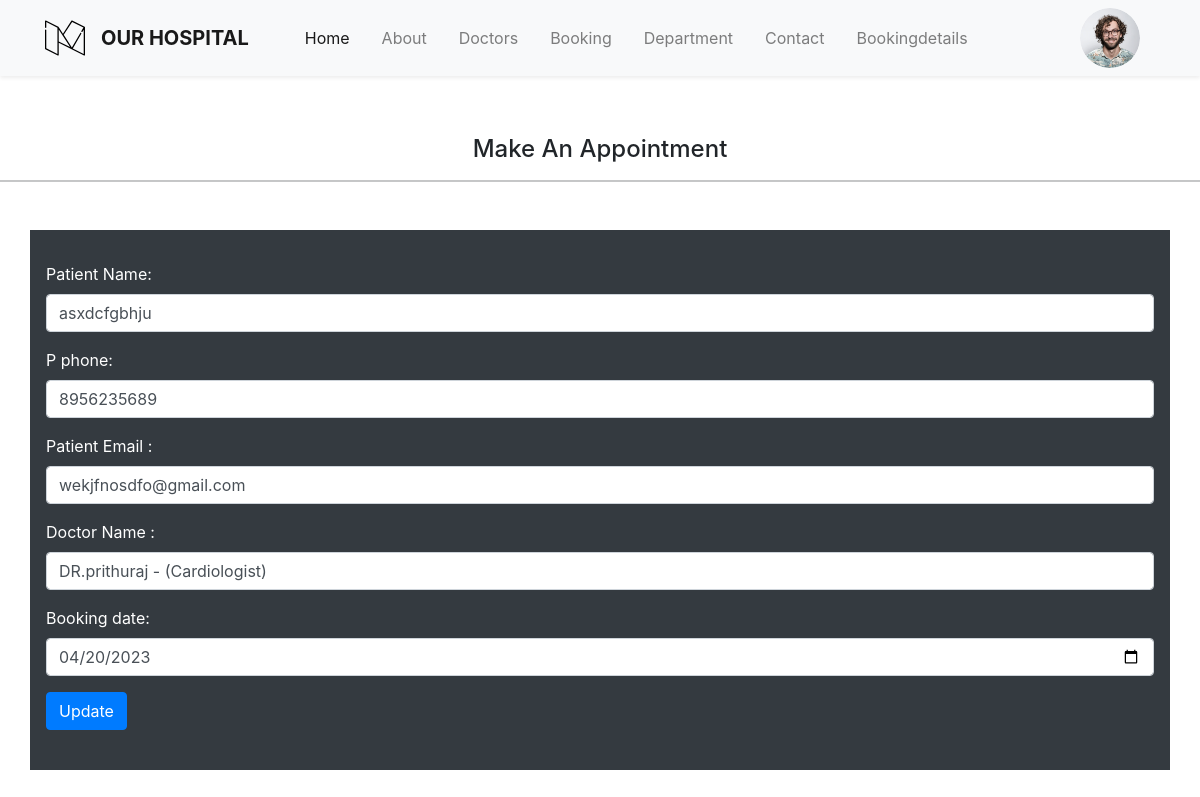
The app's page /update/3/ (signed in) with its own data.
### home/models.py (models this page shows)
class Booking (models.Model):
    username= models.CharField(max_length=225)
    p_name = models.CharField(max_length=225)
    p_phone = models.CharField(max_length=225)
    p_email =models.EmailField()
    doc_name =  models.ForeignKey(Doctors, on_delete=models.CASCADE)
    booking_date = models.DateField()
    booked_on = models.DateField(auto_now=True)

class Doctors(models.Model):
    doc_name = models.CharField(max_length=220)
    doc_spec = models.CharField(max_length=220)
    dep_name = models.ForeignKey(Departments, on_delete=models.CASCADE)
    doc_image = models.ImageField(upload_to='doctors')
    def __str__(self):
        return 'DR.'+self.doc_name +' - '+'('+self.doc_spec +')'

### home/views.py (the view)
# urls.py: path('update/<int:book_id>/',views.update,name='update'),
@login_required()
def update(request,book_id):
    book = Booking.objects.get(id=book_id)
    form = BookingForm(instance = book)
    if request.method == 'POST':
        form = BookingForm(request.POST,instance=book)
        if form.is_valid():
            form.save()
            return redirect('bookingdetails')
    return render(request,'update.html',{'form':form})

### templates/update.html (shortened to what this page needs)
{% extends 'base.html' %}
{% block body%}
<h4 style="text-align: center; padding-top: 101px;">Make An Appointment</h4>
<hr>
    <div class="container w-70  p-3 my-5 bg-dark text-white">
    <form action="" method="POST">
        {{form.as_p}}
        <button class="btn btn-primary mb-4" type="submit">Update</button>
    </form>
    </div>
{% endblock %}

### records on screen
Booking: p_name "asxdcfgbhju", p_phone "8956235689", p_email "wekjfnosdfo@gmail.com", booking_date "04/20/2023"
Doctors: doc_name "DR.prithuraj - (Cardiologist)"
